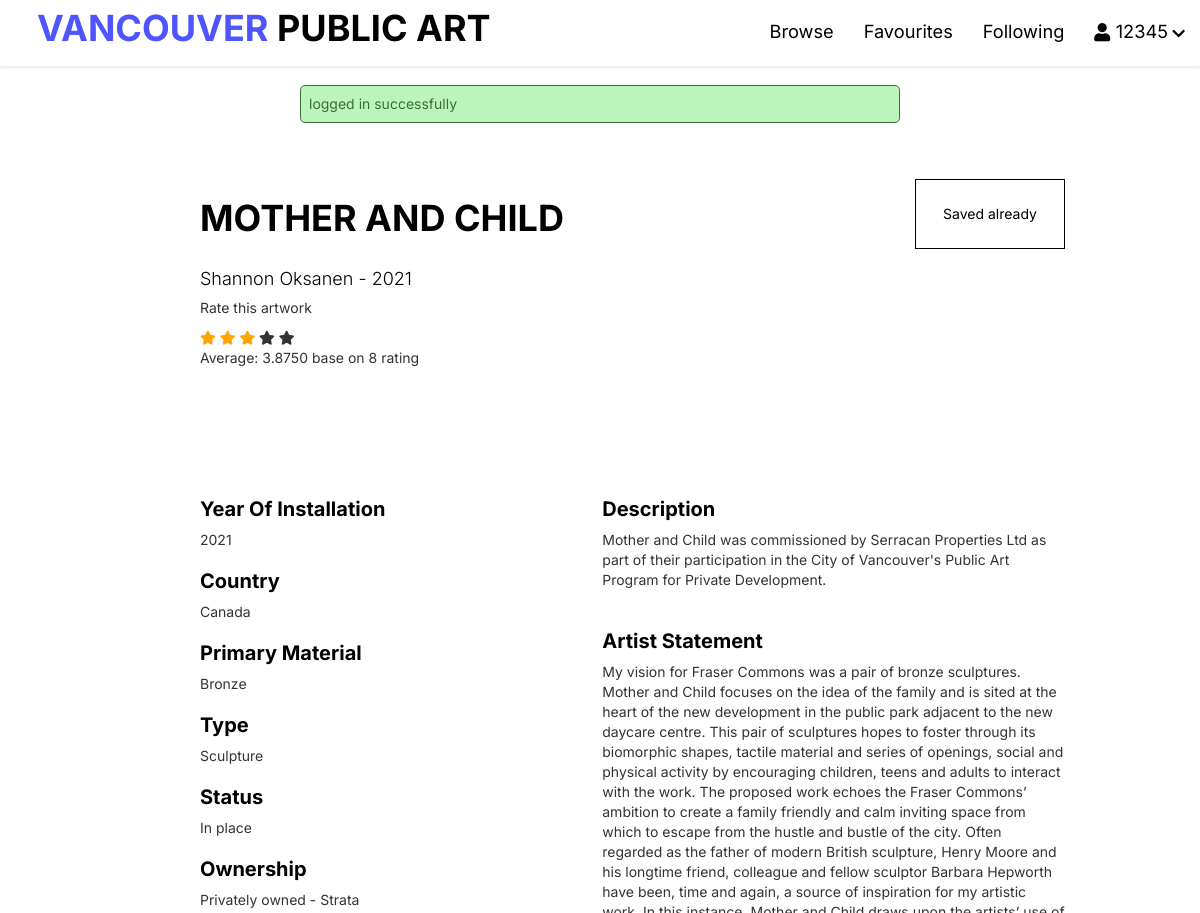
Before: /public/art_detail.php?id=785 (signed in, upper part) with the older database file.
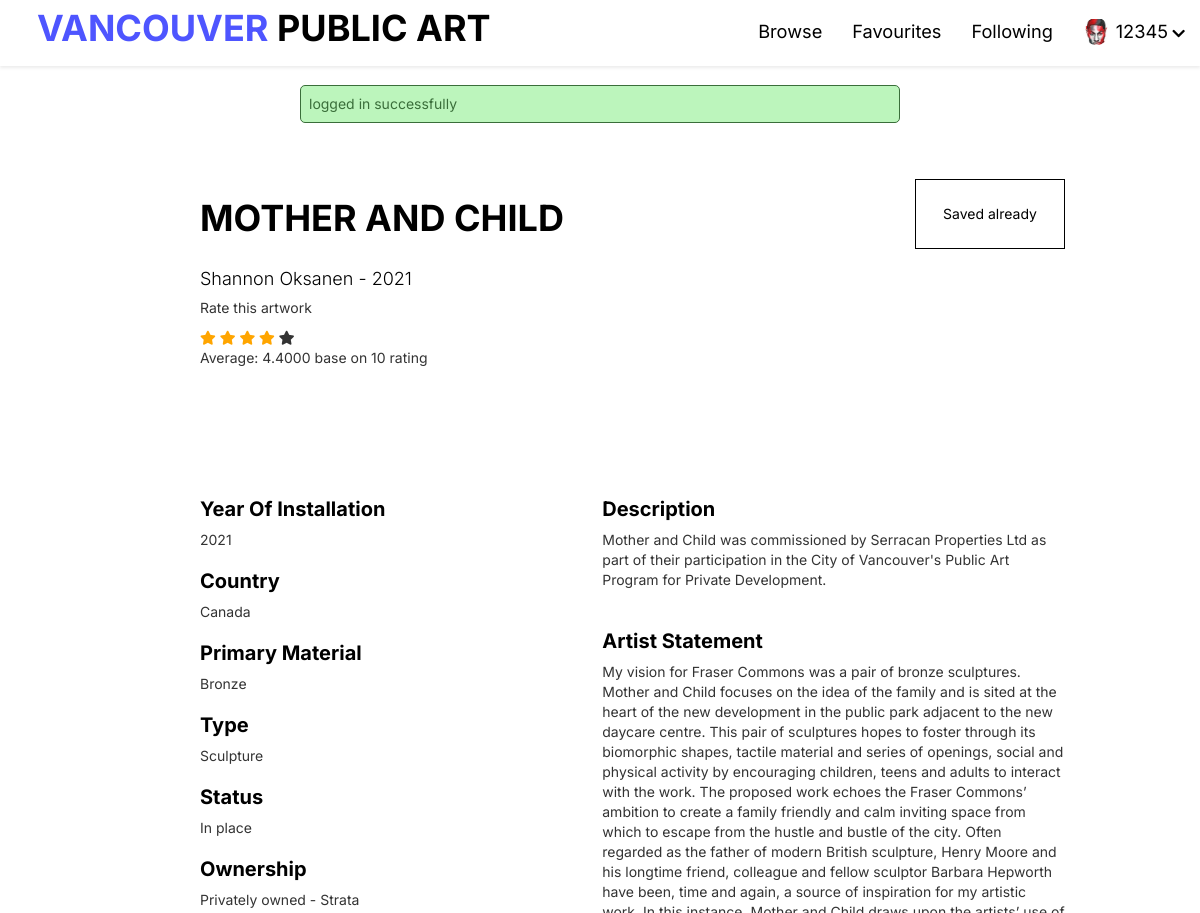
After: the same page with the newer database file.
### tables this page shows
CREATE TABLE `member` (
  `userID` int(4) NOT NULL,
  `username` varchar(30) NOT NULL,
  `password` varchar(500) NOT NULL,
  `name` varchar(50) NOT NULL,
  `phoneNumber` int(10) NOT NULL,
  `profilePhoto` varchar(500) NOT NULL,
  `email` varchar(500) NOT NULL
);

### private/initialize.php (called while the page is built, shortened)
<?php
$profileImageDestination = 'Assets/img/';
function url_for($script_path)
{
  if ($script_path[0] != '/') {
    $script_path = "/" . $script_path;
  }
  return WWW_ROOT . $script_path;
}

### private/database/db.php (called while the page is built, shortened)
<?php
require('db_connect.php');
function executeQuery($sql, $data)
{
    global $conn;
    $stmt = $conn->prepare($sql);
    $values = array_values($data);
    $types = str_repeat('s', count($values));
    $stmt->bind_param($types, ...$values);
    $stmt->execute();
    return $stmt;
}
function selectOne($table, $table2, $conditions)
{
    $sql = "SELECT * FROM $table INNER JOIN $table2 ON $table.artistID = $table2.artistID";
    $i = 0;
    foreach ($conditions as $key => $value) {
        if ($i === 0) {
            $sql = $sql . " WHERE $key=?";
        } else {
            $sql = $sql . " AND $key=?";
        }
        $i++;
    }
    $sql = $sql . " LIMIT 1";
    $stmt = executeQuery($sql, $conditions);
    $records = $stmt->get_result()->fetch_assoc();
    return $records;
}
function selectOneByOneTable($table, $conditions)
{
    $sql = "SELECT * FROM $table";
    $i = 0;
    foreach ($conditions as $key => $value) {
        if ($i === 0) {
            $sql = $sql . " WHERE $key=?";
        } else {
            $sql = $sql . " AND $key=?";
        }
        $i++;
    }
    $sql = $sql . " LIMIT 1";
    $stmt = executeQuery($sql, $conditions);
    $records = $stmt->get_result()->fetch_assoc();
    return $records;
}
function showRating($art_id)
{
    global $conn;
    $query = "SELECT AVG(score) as avgRating, COUNT(score) as ratingNum FROM rating WHERE artID = '" . $art_id . "'";
    $stmt = $conn->query($query);
    $result = $stmt->fetch_assoc();
    return $result;
}

### public/art_detail.php (the view, shortened to what the changed rows need)
<?php include('../private/initialize.php');
include("../private/database/db.php");
include('../private/controller/user.php');
?>
<?php
$table1 = 'artwork';
$table2 = 'artist';
if (isset($_GET['id'])) {
    $id = $_GET['id'];
    $art = selectOne($table1, $table2, ['artID' => $id]);
    $id = $art['artID'];
    $title = $art['artName'];
    $average_rating = showRating($id);
}
?>
<!DOCTYPE html>
<html lang="en">
<head>
    <link rel="stylesheet" href="https://code.jquery.com/ui/1.9.2/themes/base/jquery-ui.css">
    <link rel="stylesheet" href="https://maxcdn.bootstrapcdn.com/bootstrap/3.4.1/css/bootstrap.min.css">
    <link rel="stylesheet" href="https://use.fontawesome.com/releases/v5.7.2/css/all.css">
</head>
<body>
    <?php include(INCLUDE_PATH . '/header.php'); ?>
    <div class="container">
        <div class="text-container">
            <div class="title-and-button">
                <h1><?php echo $title ?></h1>
            </div>
            <div class="">
                <p id="rate-message">Rate this artwork</p>
                <span class="fa fa-star <?php echo ($average_rating['avgRating'] >= 1) ? 'checked' : ''; ?>" id="star1" value='1'></span>
                <span class="fa fa-star <?php echo ($average_rating['avgRating'] >= 2) ? 'checked' : ''; ?>" id="star2" value='2'></span>
                <span class="fa fa-star <?php echo ($average_rating['avgRating'] >= 3) ? 'checked' : ''; ?>" id="star3" value='3'></span>
                <span class="fa fa-star <?php echo ($average_rating['avgRating'] >= 4) ? 'checked' : ''; ?>" id="star4" value='4'></span>
                <span class="fa fa-star <?php echo ($average_rating['avgRating'] >= 5) ? 'checked' : ''; ?>" id="star5" value='5'></span>
                <p>Average: <span id="average"><?php echo $average_rating['avgRating'] ?></span> base on <span id="totalRating"><?php echo $average_rating['ratingNum'] ?> </span>rating</p>
            </div>
            <div class="details-container">
                <div class="left-side">
                    <div class="detail-box">
                        <h2>Year Of Installation</h2>
                    </div>
                    <div class="detail-box">
                        <h2>Country</h2>
                    </div>
                    <div class="detail-box">
                        <h2>Primary Material</h2>
                    </div>
                    <div class="detail-box">
                        <h2>Type</h2>
                    </div>
                    <div class="detail-box">
                        <h2>Status</h2>
                    </div>
                    <div class="detail-box">
                        <h2>Ownership</h2>
                    </div>
                </div>
                <div class="right-side">
                    <div class="detail-box1">
                        <h2>Description</h2>
                    </div>
                    <div class="detail-box1">
                        <h2>Artist Statement</h2>
                    </div>
                </div>
            </div>
        </div>
    </div>
</body>
</html>

### private/includes/header.php (shortened to what the changed rows need)
<header>
    <div class="logo">
        <a href="<?php echo url_for('/index.php') ?>">
            <h1 class="logo-text"><span>VANCOUVER </span>PUBLIC ART</h1>
        </a>
    </div>
    <ul class="nav">
        <?php if (isset($_SESSION['userID'])) { ?>
            <?php if (isset($_SESSION['userID'])) {
                $userid = $_SESSION['userID'];
                $user = selectOneByOneTable('member', ['userID' => $userid]);
                $profilePhote = $user['profilePhoto'];
            }  ?>
            <li>
                <a href="#" style="display:flex;">
                    <?php if ($profilePhote != null) { ?>
                        <div class="" style="width:1.5em; height:1.5em; overflow:hidden; border-radius: 50%; margin-right:0.3em;">
                            <img style="width:100%; height:100%; object-fit: cover;" src="<?php echo url_for($profileImageDestination . $profilePhote); ?>" />
                        </div>
                    <?php } else { ?>
                        <i class="fa fa-user" style="margin-right:0.3em; padding-top:0.3em;"></i>
                    <?php } ?>
                    <?php echo $_SESSION['username']; ?>
                    <i class="fa fa-chevron-down" style="font-size: .8em; padding-top:0.65em; padding-left:0.3em;"></i>
                </a>
            </li>
        <?php } else { ?>
            <li><a href="register.php">Sign Up</a></li>
            <li><a href="login.php">Login</a></li>
        <?php } ?>
    </ul>
</header>

Changed rows visible on the page:
now on this page (row edited): member: profilePhoto (picture)
Other visible differences:
$average_rating['avgRating']: "3.8750" → "4.4000"
$average_rating['ratingNum']: "8" → "10"
